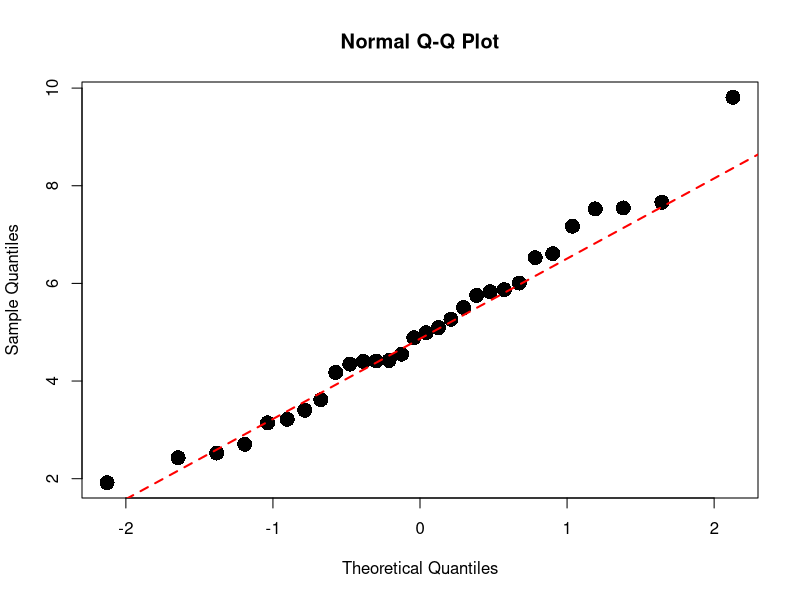
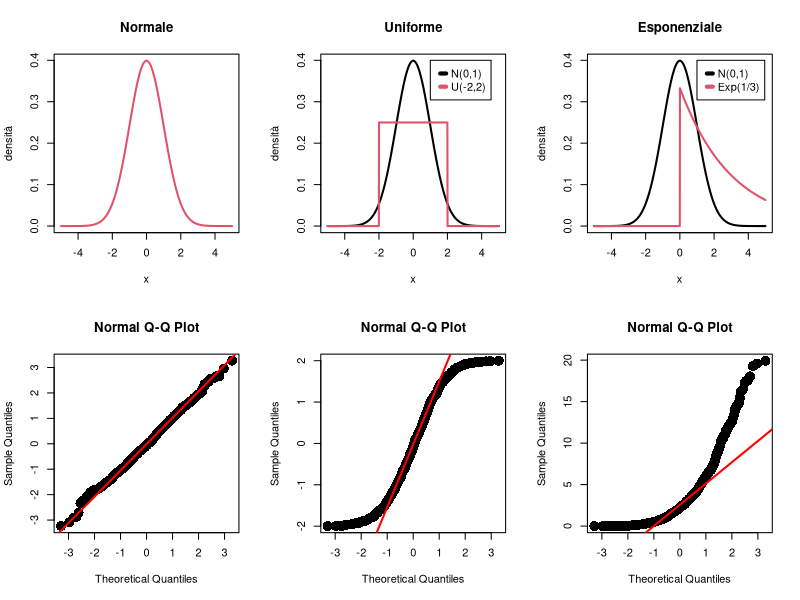
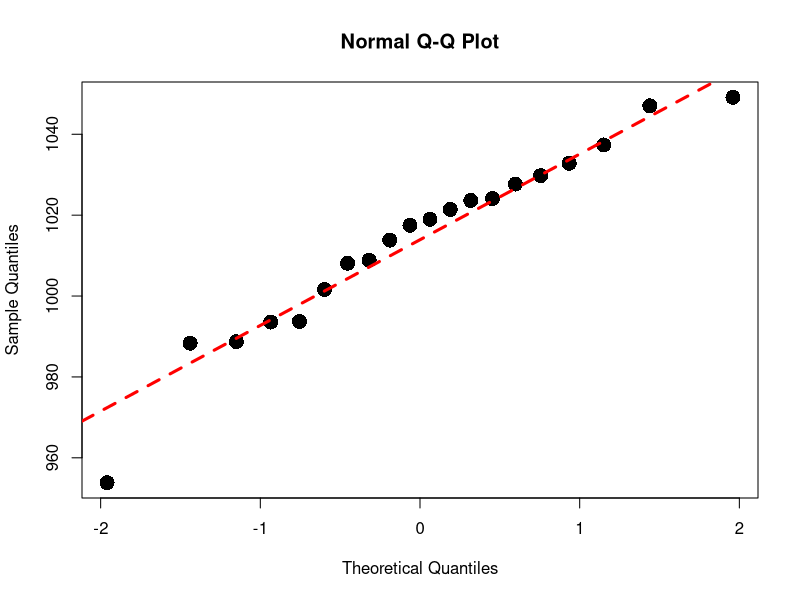

These charts were generated, in order, by the following R code: (Note: this script raises an error after producing the figures.)
#'###########################################################'#
#'#####                 LABORATORIO 4                   #####'#
#'#####              VERIFICA di NORMALITA'             #####'#
#'#####    INFERENZA E TEST PER UNA E DUE POPOLAZIONI   #####'#
#'###########################################################'#

# IMPOSTARE LA WORKING DIRECTORY (CARTELLA DI LAVORO): -------------------------
# Da interfaccia:
# 1.
# 'Session' -> 'Set Working Directory' -> 'Choose Directory' -> ...

# 2. 
# 'Session' -> 'Set Working Directory' -> 'To Source File Location'

# Da console:
# setwd( 'path/to/file' )

# 1 - VERIFICA di NORMALITA (QQ-plot e Test di Shapiro-Wilk) -------------------
 
set.seed(0) # riproducibilità risultati
mu = 5
sigma = 2
n = 30    

# n realizzazioni della variabile gaussiana
x_norm = rnorm(n, mean = mu, sd = sigma)

# Q-Q plot
#   - in ascissa: quantili teorici di N(0,1)
#                 -> distribuzione cumulata della normale
#   - in ordinata: quantili empirici
#                 -> distribuzione cumulata della variabile osservata
dev.new()
qqnorm(x_norm, pch=16, cex=2,)
qqline(x_norm, lty=2, lwd=2, col="red")

# Test di Shapiro-Wilk 
# H_0: Popolazione Normale vs H_1: Popolazione NON Normale

shapiro.test(x_norm) # p-value >> 0.05 -> NON rifiuto H_0

## DATI PROVENIENTE DA DISTRIBUZIONI NOTE NON GAUSSIANE ------------------------

rm(list=ls())

set.seed(0) #riproducibilità risultati
n = 1000

# Osservazioni da una normale standard
x_norm = rnorm(n)

# Osservazioni da una U( -2, 2 )
x_unif = runif(n, -2, 2 )

# Osservazioni iid da una Exp( 1/3 )
x_exp = rexp(n, 1/3 )

x = seq(from=-5, to=5, length=1000)

{
dev.new()
par(mfrow= c(2,3))
# Normale
plot(x, dnorm(x), type="l", lwd=2, col = 2,
     ylab = "densità", main = 'Normale')

# Uniforme
plot(x, dnorm(x), type="l", lwd=2,
     ylab = "densità", main = 'Uniforme')
lines(x, dunif(x,min=-2,max=2), lwd=2, col = 2)
legend(1, 0.4, c("N(0,1)", "U(-2,2)"), col= c(1, 2), 
       lwd = 4, x.intersp = 0.5, seg.len=0.6)

# Esponenziale
plot(x, dnorm(x), type="l", lwd=2,
     ylab = "densità", main = 'Esponenziale')
lines(x, dexp(x,1/3), lwd=2, col = 2)
legend(1, 0.4, c( "N(0,1)", "Exp(1/3)" ), col = c(1, 2), 
       lwd = 4, x.intersp = 0.5, seg.len=0.6)

# QQ-plot
# Normale
qqnorm(x_norm, pch=16, cex=2)
qqline(x_norm, col= 'red', lwd=2)
# Uniforme
qqnorm(x_unif, pch=16, cex=2)
qqline(x_unif, col= 'red', lwd=2)
# Esponenziale
qqnorm(x_exp, pch=16, cex=2)
qqline(x_exp, col= 'red', lwd=2)
}

shapiro.test(x_norm)
shapiro.test(x_unif) 
shapiro.test(x_exp)  

# 2 - IC E TEST PER LA MEDIA DI UNA POPOLAZIONE -------------------------------

# Esercizio 1 
# Carichiamo i dati contenuti nel file lampadine.txt:
# Essi rappresentano il tempo di vita (espresso in ore) di un campione di 
# 20 lampadine da 75 watt. 

# 1. Verificare la normalità dei dati
#
# 2.  Supporre che la deviazione standard sia nota e pari a 25 ore.
#     E' ragionevole supporre che la media di vita delle lampadine sia pari a 1000 ore?
#     Fissare un livello di significatività pari al 5%. 
#     2.1 Costruire il test di ipotesi
#     2.2 Costruire IC al 95%
#     2.3 Calcolare il p-value del test. 

# 3. Costruire i Test Unilateri per la media di vita delle lampadine 
#    al livello di significatività 0.05

# Importiamo il dataset
dati = read.table('lampadine.txt', dec='.', header=T)
head(dati)

dim(dati)
names(dati)

# 1. Verifichiamo Normalità

dev.new()
qqnorm(dati$tempo_vita, pch=16, cex=2)
qqline(dati$tempo_vita, lty=2,lwd=3, col="red")

# Tramite Shapiro test 
# H_0: Popolazione Normale vs H_1: Popolazione NON Normale
shapiro.test(dati$tempo_vita) 

# 2. 
# 2.1 Consideriamo il test:
# H_0: mu = 1000     vs     H_1: mu != 1000

# Rifiuto H_0 se abs(z_0) = abs( (x_mean - mu0)/(sigma/sqrt(n)) ) > z_{1-alpha/2}
alpha = 0.05
n = nrow(dati)
mu0 = 1000
x_mean = mean(dati$tempo_vita)
sigma = 25
z.quantile = qnorm(1-alpha/2)

z0 = (x_mean - mu0)/(sigma/sqrt(n))  

abs(z0) > z.quantile # RIFIUTO H_0

# Costruiamo IC al livello 95%
IC = c( x_mean - z.quantile * sigma/sqrt(n), x_mean + z.quantile * sigma/sqrt(n))
IC  

# Calcoliamo p-value del Test

p.value = 2 * (1 - pnorm( abs(z0) ))
p.value   # Rifiuto H_0 per ogni alpha < p-value 

# BSDA::z.test !   
# if(!require(BSDA)) install.packages("BSDA")  
# library(BSDA)     

z.test(x = dati$tempo_vita, alternative = "two.sided", 
       mu = mu0, sigma.x = sigma, conf.level = 1-alpha)

res = z.test(x = dati$tempo_vita, alternative = "two.sided", 
              mu = mu0, sigma.x = sigma, conf.level = 1-alpha)
names(res)

res$statistic  # z0
res$conf.int   # IC 
res$p.value    # p-value
res$estimate   # x_mean

# 3. 

# Consideriamo il test unilatero:
# H_0: mu = 1000     vs     H_1: mu > 1000
# Rifiuto H_0 se z0 =  (x_mean - mu0)/(sigma/sqrt(n)) > z_{1-alpha}
z.quantile = qnorm(1-alpha)
z0 > z.quantile

z.test(x = dati$tempo_vita, alternative = "greater",
       mu = mu0, sigma.x = sigma, conf.level = 1-alpha)
# p.value << 0.05 

# Consideriamo il test unilatero:
# H_0: mu = 1000     vs     H_1: mu < 1000
# Rifiuto H_0 se z0 = (x_mean - mu0)/(sigma/sqrt(n)) < z_{alpha} = -z_{1-alpha}

z0 < -z.quantile # NON Rifiuto H_0 

z.test(x = dati$tempo_vita, alternative = "less", 
       mu = mu0, sigma.x = sigma, conf.level = 1-alpha)

rm(list=ls())

# Esercizio 2
# Carichiamo i dati contenuti nel file temperatura.txt:
# Essi rappresentano la temperatura corporea (espressa in gradi Fahrenheit)
# di un campione di 130 soggetti, di cui 65 maschi e 65 femmine.
# Si vuole stabilire se la media reale della temperatura corporea della popolazione
# sia 37 gradi Celsius
#  1.1 Costruire il test di ipotesi
#  1.2 Costruire IC al 95%
#  1.3 Calcolare il p-value del test. 

# 2.1 Stabilire se ci sono differenze nella temperatura corporea dovute al
#     sesso del soggetto per mezzo di grafici e di un opportuno test.
# 2.2 Stabilire se la temperatura corporea media delle donne è superiore 
#    alla temperatura corporea media degli uomini (assumendo stessa varianza)


# Importiamo il dataset
rm(list=ls())
dati = read.table('temperatura.txt', dec='.', header=T)
head(dati)

dim(dati)
names(dati)
# Fahrenheit -> Celsius ( C = (F - 32)/1.8 ) 
dati$Temperatura = (dati$Temperatura - 32) / 1.8 

# Verifichiamo la Normalità della v.a. Temperatura

par(mfrow = c(1,2))
hist(dati$Temperatura, prob=TRUE)
qqnorm(dati$Temperatura, pch=16, cex=2)
qqline(dati$Temperatura, lwd=2, col='red')

shapiro.test(dati$Temperatura)

# Effettuo un test per verificare l'ipotesi
#       H_0: mu = 37 C     vs     H_1: mu != 37 C

# Varianza incognita -> t-Test

# Rifiuto H_0 se abs(t_0) = abs( (x_mean - mu0)/(s/sqrt(n)) ) > t_{1-alpha/2,n-1}
alpha = 0.05
n = nrow(dati)
mu0 = 37
x_mean = mean(dati$Temperatura)
x_sd = sd(dati$Temperatura)
t.quantile = qt(1-alpha/2, df = n - 1)

t0 = (x_mean - mu0)/(x_sd/sqrt(n))
abs(t0) > t.quantile  

# Costruiamo IC al livello 95%
IC = c( x_mean - t.quantile * x_sd/sqrt(n), 
        x_mean + t.quantile * x_sd/sqrt(n))
IC  

# Calcoliamo p-value del Test

p.value = 2 * (1 - pt( abs(t0) , df = n - 1))
p.value   # p-value << 0.05 

# Utilizziamo la funzione t.test
help("t.test")
t.test(x = dati$Temperatura, alternative = "two.sided", 
       mu = mu0, conf.level = 1-alpha)

# p-value << 0.05

# 2.1 Rappresentiamo gli istogrammi delle due popolazioni e i boxplot
# e costruiamo un test d'ipotesi per la differenza tra le medie
# delle temperature corporee nelle due sottopopolazioni individuate
# dal sesso.
class(dati$Sesso)
dati$Sesso = as.factor(dati$Sesso)
levels(dati$Sesso)
# esplorazione grafica
dev.new()
par(mfrow=c(1,1))
boxplot(dati$Temperatura ~ dati$Sesso, horizontal=FALSE, 
        main='Boxplot Temperatura', xlab = "Sesso",
        names=c('Donne','Uomini'), col=c('orange','forestgreen'),
        ylab='temperatura corporea [gradi C]')

# verifichiamo la normalità delle due popolazioni
temp.maschi = dati$Temperatura[dati$Sesso == "M"]
temp.femmine = dati$Temperatura[dati$Sesso == "F"]

dev.new()
par(mfrow=c(2,1))
qqnorm(temp.femmine, pch=16, cex=2, main='Temperatura Femmine')
qqline(temp.femmine, col='orange',lwd=3)
qqnorm(temp.maschi, pch=16, cex=2, main='Temperatura Maschi')
qqline(temp.maschi, col='forestgreen',lwd=3)

shapiro.test(temp.femmine)  # p-value > 0.05
shapiro.test(temp.maschi)   # p-value > 0.05

# Test d'ipotesi sulla differenza di media tra due popolazioni
#       H_0: mu_F - mu_M = 0    vs     H_1: mu_F - mu_M != 0
# Rifiuto H_0 se abs(t0) = abs( ((mean_F - mean_M))/(sqrt(s2_pool* (1/n_F + 1/n_M))) > t_{1-alpha/2, n_M + n_F -2} 

n_F = length(temp.femmine)
n_M = length(temp.maschi)
mean_F = mean(temp.femmine)
mean_M = mean(temp.maschi)
alpha = 0.05
s2_pool = ((n_F - 1)*var(temp.femmine) + (n_M - 1)*var(temp.maschi))/(n_F + n_M - 2)

t0 = ((mean_F - mean_M))/(sqrt(s2_pool* (1/n_F + 1/n_M)))
t.quantile = qt(1-alpha/2, df = (n_M + n_M - 2))
abs(t0) > t.quantile 

# p.value test
p.value = 2*(1 - pt(abs(t0), df = (n_M + n_M - 2)))
p.value 

# utilizziamo la funzione t.test
t.test(temp.femmine, temp.maschi, alternative = "two.sided", 
       paired = FALSE, var.equal = TRUE)

# p-value < 0.05

# -> al livello 0.05 non c'è evidenza per affermare che esiste una differenza nella
#    media delle due sotto-popolazioni

# 2.2  Test unilatero sulla differenza di media tra due popolazioni
#       H_0: mu_F - mu_M <= 0    vs     H_1: mu_F - mu_M > 0


t.test(temp.femmine, temp.maschi, mu=0, alternative = "greater",
       paired = FALSE, conf.level = 1-alpha, var.equal = TRUE)

# p-value < 0.05 

# Esercizio 3
# Carichiamo il dataset funi.txt
# Esso contiene i risultati di 25 prove di rottura (risultati espressi 
# in Newton) di funi prodotte in una fabbrica per mezzo di un nuovo processo 
# produttivo
# Si sa che le funi tradizionali hanno una resistenza di rottura pari a 1730N. 
# 1. Il processo produttivo ha significativamente migliorato la qualità 
# delle funi?
# 2. Si vuole poi verificare con un opportuno test al 5% che la varianza 
# della resistenza delle funi non sia superiore a 28900N^2 
# (deviazione standard 170N) e calcolare poi il p-value di tale test.
# 3. Calcolare un intervallo di confidenza bilatero per la varianza al 95%.

# Importiamo il dataset
rm(list=ls())
dati = read.table('funi.txt', header=T)

dim(dati)
names(dati)
head(dati)

# verifica normalità
par(mfrow = c(1,2))
hist(dati$resistenza,prob=TRUE)
qqnorm(dati$resistenza, pch=16, cex=2)
qqline(dati$resistenza, lty=2, lwd=3, col='red')

shapiro.test(dati$resistenza)
# p-value > 0.05 

# 1. Vogliamo effettuare un test sulla media 
# H0: mu=1730  contro  H1: mu>1730 

mu0 = 1730
t.test(dati$resistenza, mu=mu0, alternative="greater")

# p-value < 0.05 -> Rifiuto H_0
# Si conclude che il processo produttivo ha migliorato  
# la qualità delle funi.

# 2. Test per la varianza di una popolazione normale.
# H0: sigma2 >= 28900 vs H1: sigma2 < 28900

# Rifiuto H_0 se u0 = (n - 1)*x_var/sigma2_0 < quisq_{alpha, n-1}  

sigma2_0 = 28900
alpha = 0.05
n = nrow(dati)
x_mean = mean(dati$resistenza)
x_var = var(dati$resistenza)
quisq.quantile = qchisq(alpha, df = n - 1)

u0 = (n - 1)*x_var/sigma2_0
u0 < quisq.quantile # Rifiuto H_0
# IC al 95%
IC = c(0, (n-1) * x_var / quisq.quantile)
IC
# p-value del test
p.value = pchisq(u0, df = n - 1)
p.value 

# EnvStats::varTest !
# if(!require(EnvStats)) install.packages("EnvStats")
# library(EnvStats)

help(varTest)
varTest(x = dati$resistenza, alternative = "less", 
        sigma.squared = sigma2_0, conf.level = 1-alpha)

# 3. Intervallo di confidenza bilatero per la varianza al 95%

varTest(x = dati$resistenza, alternative = "two.sided", 
        conf.level = 1-alpha)

# VERIFICA NUMERICA DELLA SIGNIFICATIVITA' DI UN TEST --------------------------

rm(list=ls())
graphics.off()

# Popolazione Gaussiana a varianza nota sigma = 2.5, n = 100, mu0 = 50
# Consideriamo il test:
#       H_0: mu = mu_0     vs     H_1: mu != mu_0

# Stimare alpha
N = 1000     # numero di esperimenti
n = 100      # dimensione del campione
sigma = 2.5  # deviazione standard (nota)
mu0 = 50     # media vera della popolazione da cui provengono i campioni
alpha = 0.05
accetto = rep(0, N) # 1 se accetto H_0, 0 altrimenti 

set.seed(0)
for(i in 1:N){
  # sotto H_0
  dati = rnorm(n, mean = mu0, sd = sigma)
  test = z.test(dati, mu = mu0,  sigma.x = sigma)
  if( test$p.value > alpha ){ 
    accetto[i] = 1
  }
}

alpha.camp = 1 - mean(accetto)
alpha.camp

# STIMA DELLA POTENZA DEL TEST 

mu = seq(from = mu0-3, mu0+3, length.out = 30)

potenza = matrix(0, nrow=N, ncol=length(mu)) # 1 se rifiuto H_0, 0 altrimenti 

set.seed(0)
for(j in 1:length(mu)){
  for(i in 1:N){
    # sotto H_1
    dati = rnorm(n, mean = mu[j], sd = sigma)
    test = z.test(dati, mu = mu0,  sigma.x = sigma)
    if( test$p.value < alpha ){ 
      potenza[i,j] = 1
    }
  }
}

potenza = colMeans(potenza)
dev.new()
plot((mu-mu0), potenza, type="l", lwd=3,
     xlab=expression(mu-mu[0]), ylab="", main = "Potenza")
abline(h = 1, lwd=2, lty=2, col="red")
abline(h = alpha, lwd=2, lty=2, col="blue")
